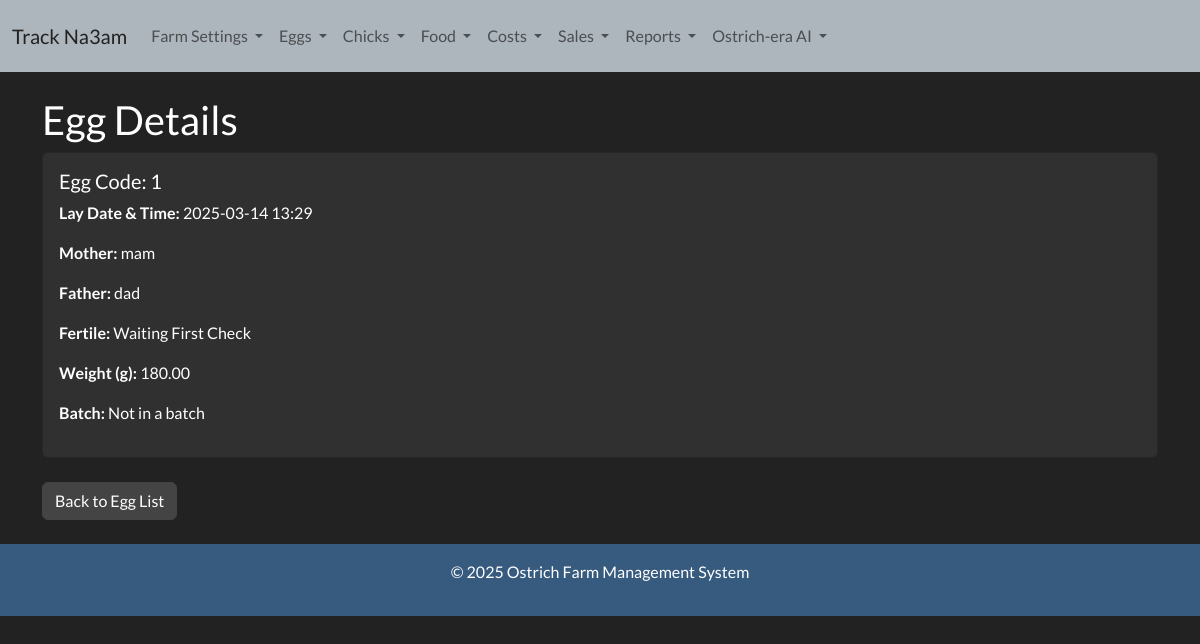
The page /egg-detail/1/ on the database as committed earlier.
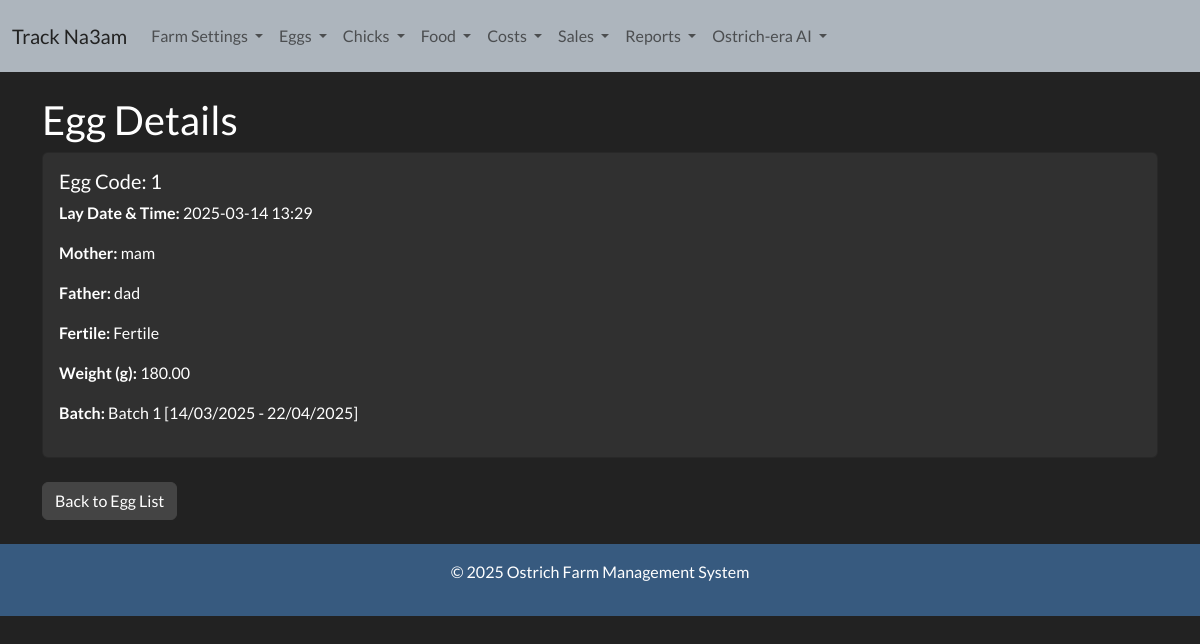
The same page on the database as committed later.
### ostrich/models.py (models this page shows, shortened)
class Egg(models.Model):
    sale_choices = (
        ('exists','exists'),
        ('sold','sold')
    )
    egg_code = models.CharField(max_length=50, unique=True)
    lay_date_time = models.DateTimeField(default=timezone.now)
    mother = models.ForeignKey('Ostrich', on_delete=models.PROTECT, related_name='eggs_laid', null=True, blank=True)
    father = models.ForeignKey('Ostrich', on_delete=models.PROTECT, related_name='eggs_fathered', null=True, blank=True)
    fertile = models.CharField(
        max_length=20,
        default='Waiting First Check',
        choices=[
            ('Waiting First Check', 'Waiting First Check'),
            ('Fertile', 'Fertile'),
            ('Not Fertile', 'Not Fertile')
        ]
    )
    weight = models.DecimalField(max_digits=5, decimal_places=2, null=True, blank=True)
    batch = models.ForeignKey('Batch', on_delete=models.SET_NULL, null=True, blank=True, related_name='eggs')
    status = models.CharField(max_length= 100, default="exists",choices = sale_choices, null=True)

class Ostrich(models.Model):
    gender_choices= (
        ('male','male'),
        ('female','female')
    )
    existance_choices = (
        ('exists','exists'),
        ('sold', 'sold'),
        ('slaughtered','Slaughtered')
    )
    family = models.ForeignKey(Family, on_delete=models.CASCADE, related_name='ostriches')
    name = models.CharField(max_length=100)
    age = models.IntegerField(blank=True, null=True)
    gender = models.CharField(max_length= 100, choices = gender_choices, null=True)
    status = models.CharField(max_length= 100, default="exists",choices = existance_choices, null=True)

class Batch(models.Model):
    creation_date = models.DateTimeField(default=timezone.now)
    first_check_date = models.DateTimeField(blank=True, null=True)
    finish_date = models.DateTimeField(blank=True, null=True)
    batch_code = models.CharField(max_length=100, unique=True, blank=True)

### ostrich/views.py (the view)
# urls.py: path('egg-detail/<str:egg_code>/', views.egg_detail, name='egg_detail'),
def egg_detail(request, egg_code):
    egg = get_object_or_404(Egg, egg_code=egg_code)
    return render(request, 'eggs/egg_detail.html', {'egg': egg})

### templates/eggs/egg_detail.html
{% extends 'base.html' %}
{% block content %}
<h2>Egg Details</h2>
<div class="card">
    <div class="card-body">
        <h5 class="card-title">Egg Code: {{ egg.egg_code }}</h5>
        <p><strong>Lay Date & Time:</strong> {{ egg.lay_date_time|date:"Y-m-d H:i" }}</p>
        <p><strong>Mother:</strong> {{ egg.mother.name|default:"N/A" }}</p>
        <p><strong>Father:</strong> {{ egg.father.name|default:"N/A" }}</p>
        <p><strong>Fertile:</strong> {{ egg.fertile }}</p>
        <p><strong>Weight (g):</strong> {{ egg.weight|default:"N/A" }}</p>
        <p><strong>Batch:</strong>
            {% if egg.batch %}
                {{ egg.batch.batch_code }}
            {% else %}
                Not in a batch
            {% endif %}
        </p>
    </div>
</div>
<div class="mt-4">
    <a href="{% url 'egg_list' %}" class="btn btn-secondary">Back to Egg List</a>
</div>
{% endblock %}

Rows that differ between the two databases and show on the page:
changed Egg "mam": fertile "Waiting First Check" → "Fertile"; batch.batch_code (not shown) → "Batch 1 [14/03/2025 - 22/04/2025]"
Other text that changed with them:
text no longer shown: "Not in a batch"
